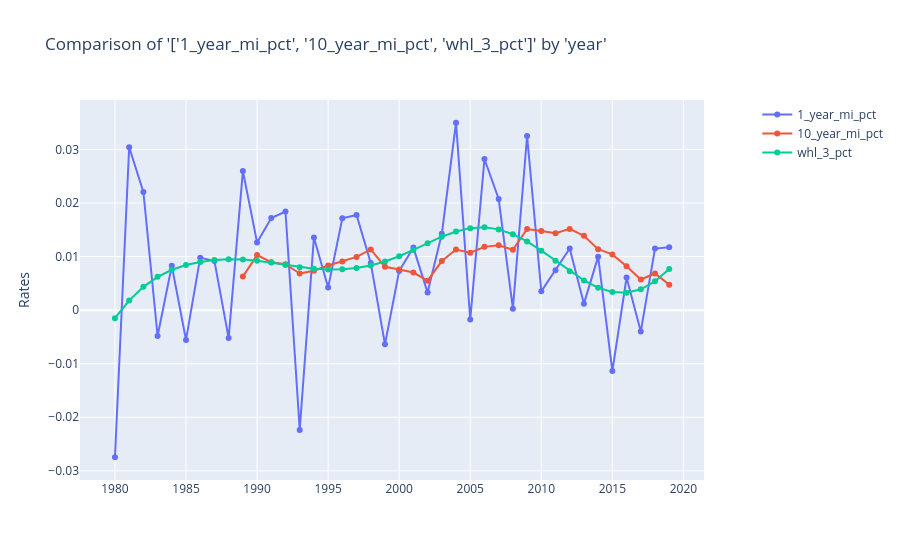

The code cell stored with this chart in its notebook:
### Code cell
charters.compare_rates(
    df=mi_no_covid[mi_no_covid["age_groups"] == "All ages"],
    x_axis="year",
    rates=["1_year_mi_pct", "10_year_mi_pct", "whl_3_pct"],
)
